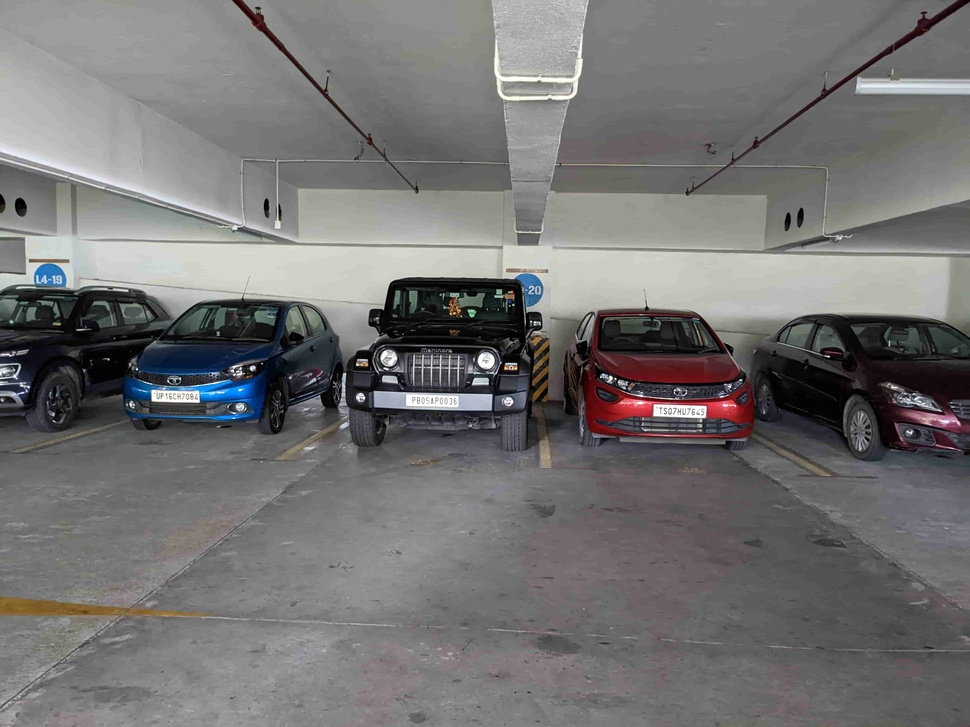
#> input picture Images/parking1.jpg, 970 x 727 px, shrunk from 4032 x 3024 before the run, found by its file name
$ python Test2.py
#> lines starting #> are read from the running program, lines starting #| are printed output that depends on the picture; after the words box and inside, x2 and y2 are one past the last pixel; in counts of white or black regions, pixels touching at a corner belong together
import cv2
from matplotlib import pyplot as plt
import numpy as np
import imutils
import easyocr

img = cv2.imread('parking1.jpg')
#> img is the input picture: shape (727, 970, 3); mean B, G, R 114.1, 114.3, 115.4
gray = cv2.cvtColor(img, cv2.COLOR_BGR2GRAY)
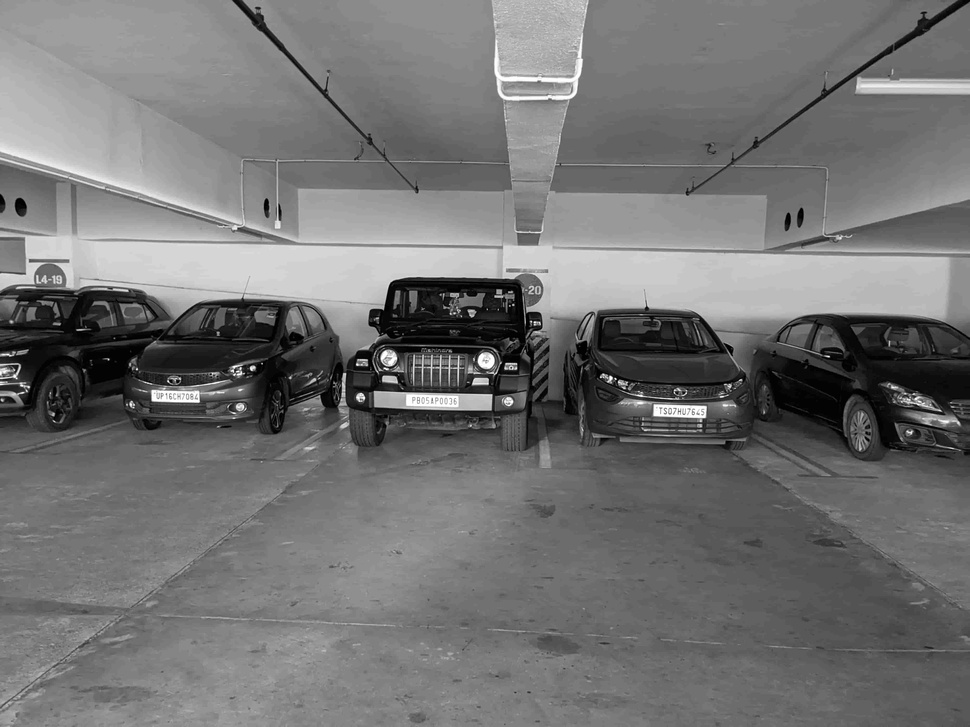
#> gray: shape (727, 970); min 0, max 255, mean 114.6
plt.imshow(cv2.cvtColor(gray, cv2.COLOR_BGR2RGB))

bfilter = cv2.bilateralFilter(gray, 11, 17, 17) #Noise reduction
edged = cv2.Canny(bfilter, 30, 200) #Edge detection
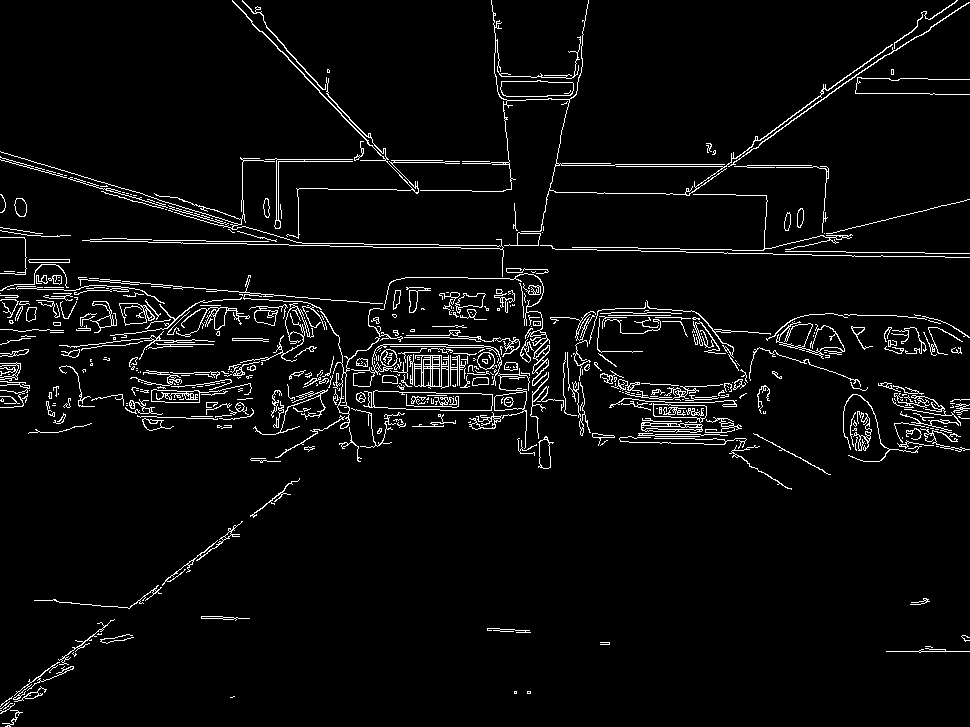
#> edged: shape (727, 970); 4.4% white in thin lines or dots
plt.imshow(cv2.cvtColor(edged, cv2.COLOR_BGR2RGB))

keypoints = cv2.findContours(edged.copy(), cv2.RETR_TREE, cv2.CHAIN_APPROX_SIMPLE)
#> keypoints = 871 contours, 655 with area under 20; largest, box (x1, y1, x2, y2) and area: (363, 390, 493, 411) 2028, (373, 390, 493, 411) 1979, (500, 80, 574, 97) 1022, (500, 80, 574, 97) 1013, (414, 355, 449, 389) 916
contours = imutils.grab_contours(keypoints)
#> contours has the same summary as keypoints
contours = sorted(contours, key=cv2.contourArea, reverse=True)[:10]
#> contours = 10 contours; largest, box (x1, y1, x2, y2) and area: (363, 390, 493, 411) 2028, (373, 390, 493, 411) 1979, (500, 80, 574, 97) 1022, (500, 80, 574, 97) 1013, (414, 355, 449, 389) 916

plates = []
for contour in contours:
    peri = cv2.arcLength(contour, True)
    approx = cv2.approxPolyDP(contour,10, True)
    if len(approx) == 4:
        plates.append(approx)
#> this loop made 10 passes
#> (peri, approx) on passes 1, 2, 3, 4, 6, 7, 9, 10: (333.4, [[363, 405], [491, 410], [492, 394], [375, 390]]), (277.5, [[373, 392], [491, 394], [492, 405], [375, 407]]), (170.4, [[573, 83], [500, 89], [570, 95]]), (168.6, [[573, 83], [569, 95], [500, 89]]), (139.2, [[653, 403], [654, 416], [706, 415]]), (129.8, [[653, 405], [706, 415], [655, 416]]), (263.2, [[251, 387], [153, 389], [151, 401]]), (113.6, [[119, 303], [125, 325], [154, 318]])
#> peri on passes 5, 8: 217.8, 573.7
#> after the loop, plates = 2 contours; box (x1, y1, x2, y2) and area: (363, 390, 493, 411) 1928, (373, 392, 493, 408) 1528

print(plates)
#| [array([[[363, 405]],
#|        [[491, 410]],
#|        [[492, 394]],
#|        [[375, 390]]], dtype=int32), array([[[373, 392]],
#|        [[491, 394]],
#|        [[492, 405]],
#|        [[375, 407]]], dtype=int32)]

'''mask = np.zeros(gray.shape, np.uint8)
new_image = cv2.drawContours(mask, plates, -1,255, -1)
new_image = cv2.bitwise_and(img, img, mask=mask)'''

new_image = cv2.drawContours(img, plates, -1,255, 5)

plt.imshow(cv2.cvtColor(new_image, cv2.COLOR_BGR2RGB))

plt.show()
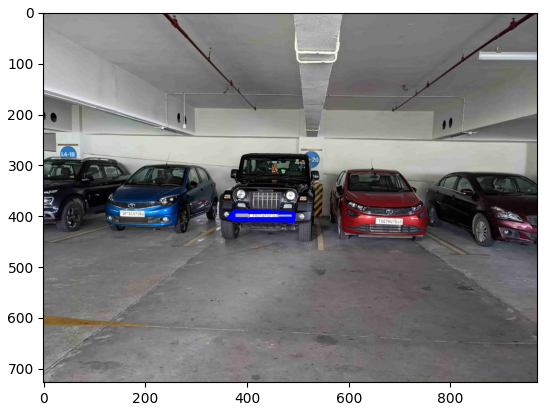
#> figure drawn by matplotlib, 1 panel

$ run again, with Images/parking2.jpg copied over Images/parking1.jpg
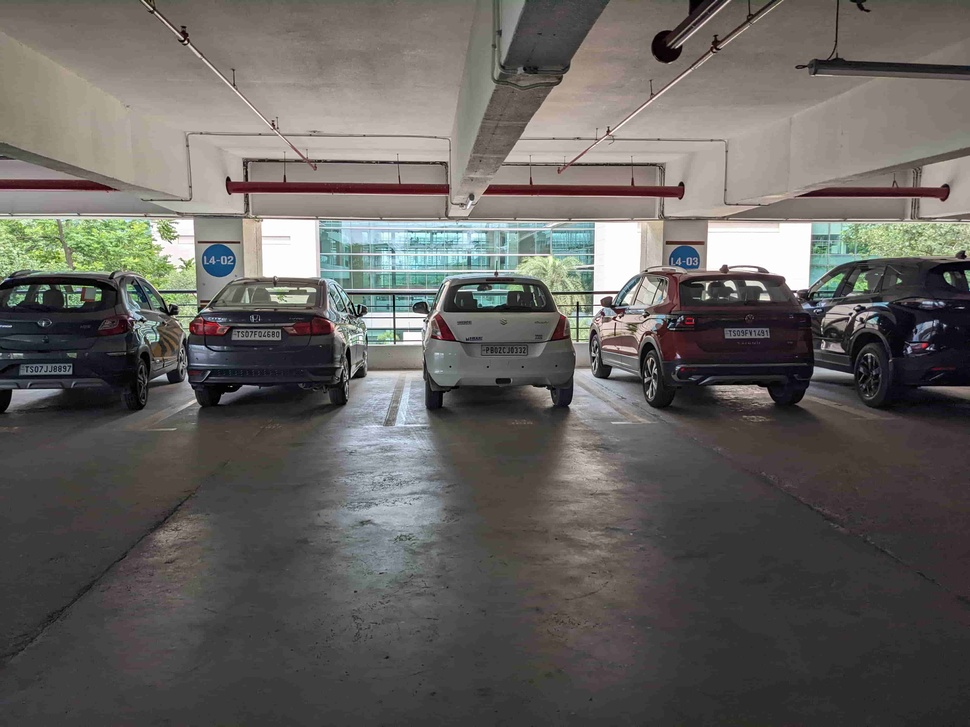
#> input picture Images/parking2.jpg, 970 x 727 px, shrunk from 4032 x 3024 before the run, found by its file name
#> img is the input picture: shape (727, 970, 3); mean B, G, R 94.4, 97.7, 100.3
#> `edged = cv2.Canny(bfilter, 30, 200)`:
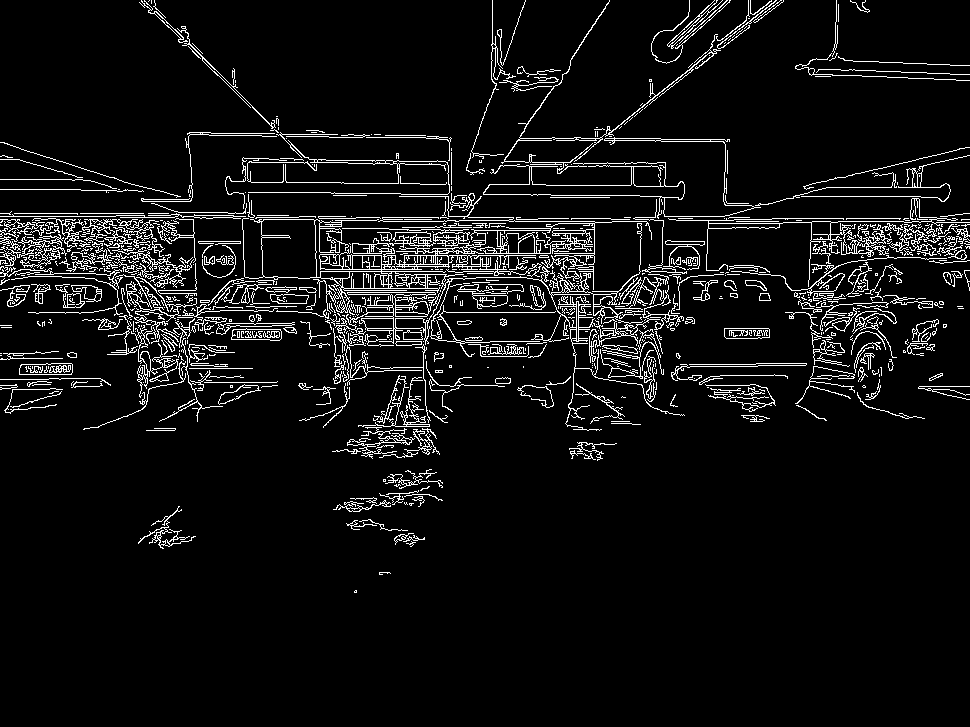
#> edged: shape (727, 970); 6.7% white in thin lines or dots, all inside (x1, y1, x2, y2) = (0, 0, 970, 593)
#> keypoints = 1440 contours, 1139 with area under 20; largest, box (x1, y1, x2, y2) and area: (242, 193, 685, 431) 17792, (381, 229, 595, 295) 4550, (261, 219, 317, 279) 3059, (483, 137, 761, 219) 2362, (483, 166, 685, 200) 2096
#> `contours = imutils.grab_contours(keypoints)`: contours has the same summary as keypoints
#> `contours = sorted(contours, key=cv2.contourArea, reverse=True)[:10]`: contours = 10 contours; largest, box (x1, y1, x2, y2) and area: (242, 193, 685, 431) 17792, (381, 229, 595, 295) 4550, (261, 219, 317, 279) 3059, (483, 137, 761, 219) 2362, (483, 166, 685, 200) 2096
#> the loop `for contour in contours:` made 10 passes
#> peri on passes 1 to 8: 10930.7, 2600.4, 279.9, 1931.3, 499.7, 539.3, 476, 2323.9
#> after the loop `for contour in contours:`: plates = []
#> `plt.show()`:
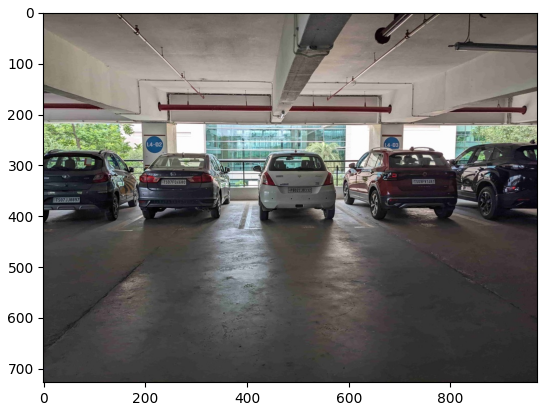
#> figure drawn by matplotlib, 1 panel

$ run again, with Images/parking3.jpg copied over Images/parking1.jpg
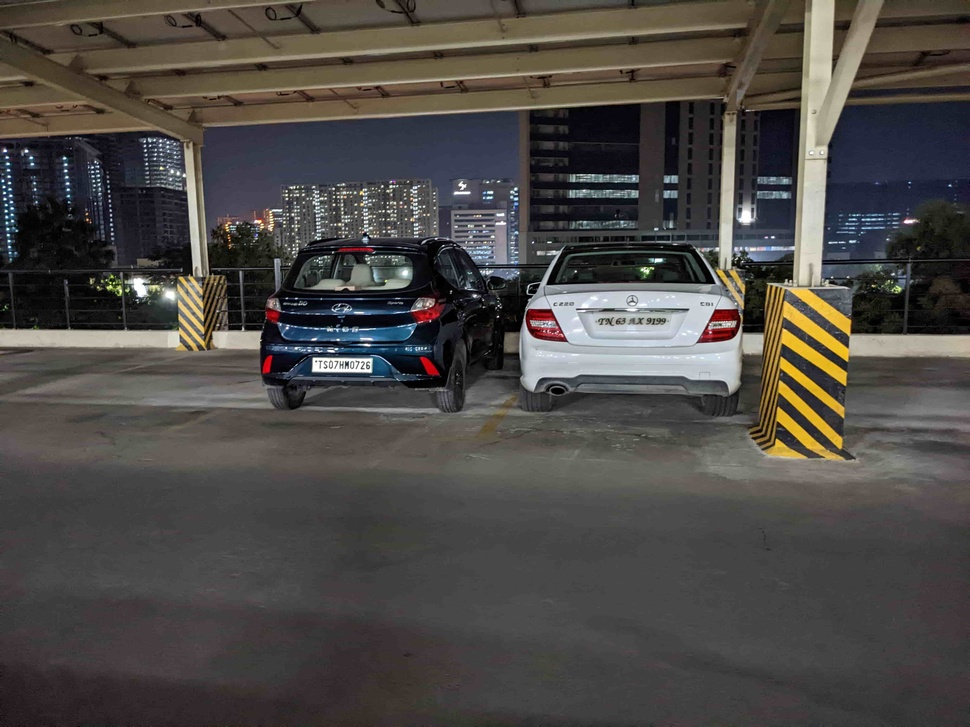
#> input picture Images/parking3.jpg, 970 x 727 px, shrunk from 4032 x 3024 before the run, found by its file name
#> img is the input picture: shape (727, 970, 3); mean B, G, R 70.1, 73.2, 76.4
#> `edged = cv2.Canny(bfilter, 30, 200)`:
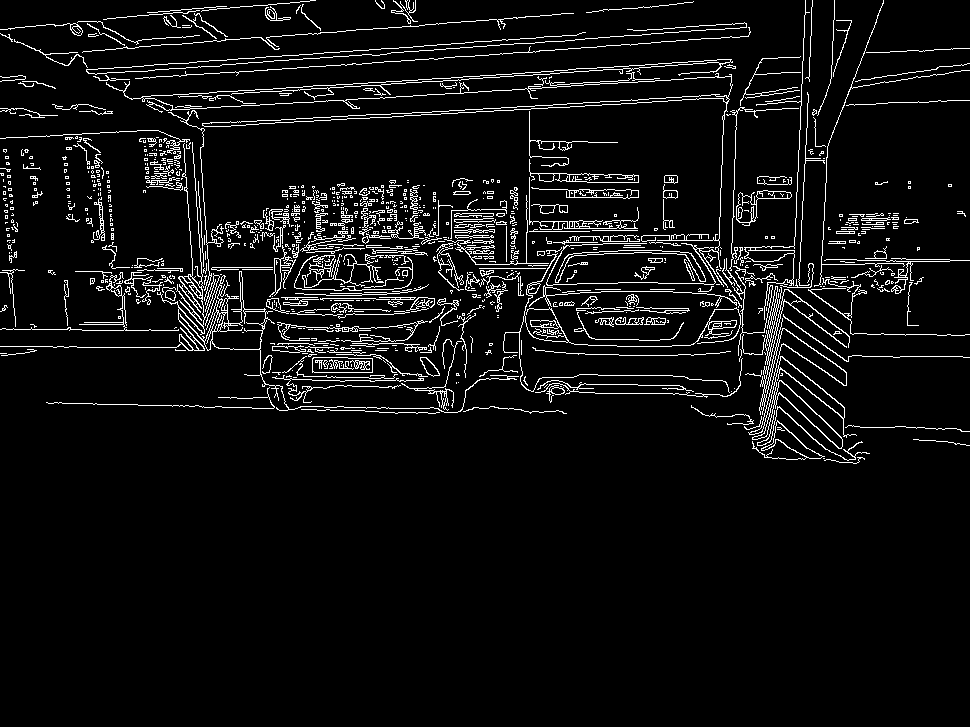
#> edged: shape (727, 970); 5.9% white in thin lines or dots, all inside (x1, y1, x2, y2) = (0, 0, 970, 464)
#> keypoints = 1531 contours, 1329 with area under 20; largest, box (x1, y1, x2, y2) and area: (748, 286, 857, 449) 2876, (0, 142, 519, 413) 2768, (106, 59, 733, 287) 1971, (202, 94, 730, 127) 1560, (211, 271, 266, 350) 1468
#> `contours = imutils.grab_contours(keypoints)`: contours has the same summary as keypoints
#> `contours = sorted(contours, key=cv2.contourArea, reverse=True)[:10]`: contours = 10 contours; largest, box (x1, y1, x2, y2) and area: (748, 286, 857, 449) 2876, (0, 142, 519, 413) 2768, (106, 59, 733, 287) 1971, (202, 94, 730, 127) 1560, (211, 271, 266, 350) 1468
#> the loop `for contour in contours:` made 10 passes
#> (peri, approx) on passes 4, 6, 7, 8, 9, 10: (1095, [[729, 99], [202, 124]]), (149.7, [[312, 358], [312, 372], [372, 372], [372, 358]]), (145.9, [[312, 359], [371, 358], [372, 371], [314, 372]]), (212.2, [[780, 380], [840, 448], [775, 399]]), (196.1, [[780, 357], [844, 417]]), (309.4, [[529, 159], [531, 180], [638, 182], [531, 173]])
#> after the loop `for contour in contours:`: plates = 3 contours; box (x1, y1, x2, y2) and area: (312, 358, 373, 373) 840, (312, 358, 373, 373) 762, (529, 159, 639, 183) 382
#| [array([[[312, 358]],
#|        [[312, 372]],
#|        [[372, 372]],
#|        [[372, 358]]], dtype=int32), array([[[312, 359]],
#|        [[371, 358]],
#|        [[372, 371]],
#> (further printed lines are left out)
#> `plt.show()`:
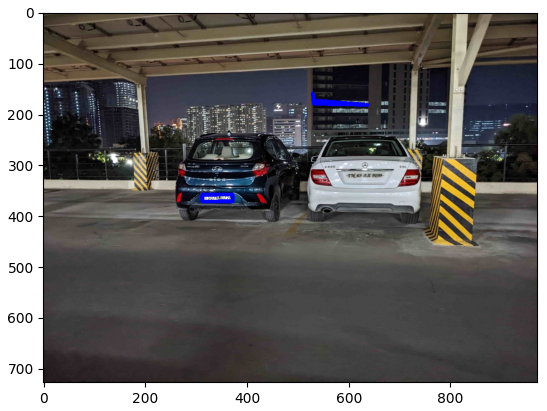
#> figure drawn by matplotlib, 1 panel

$ run again, with Images/parking4.jpg copied over Images/parking1.jpg
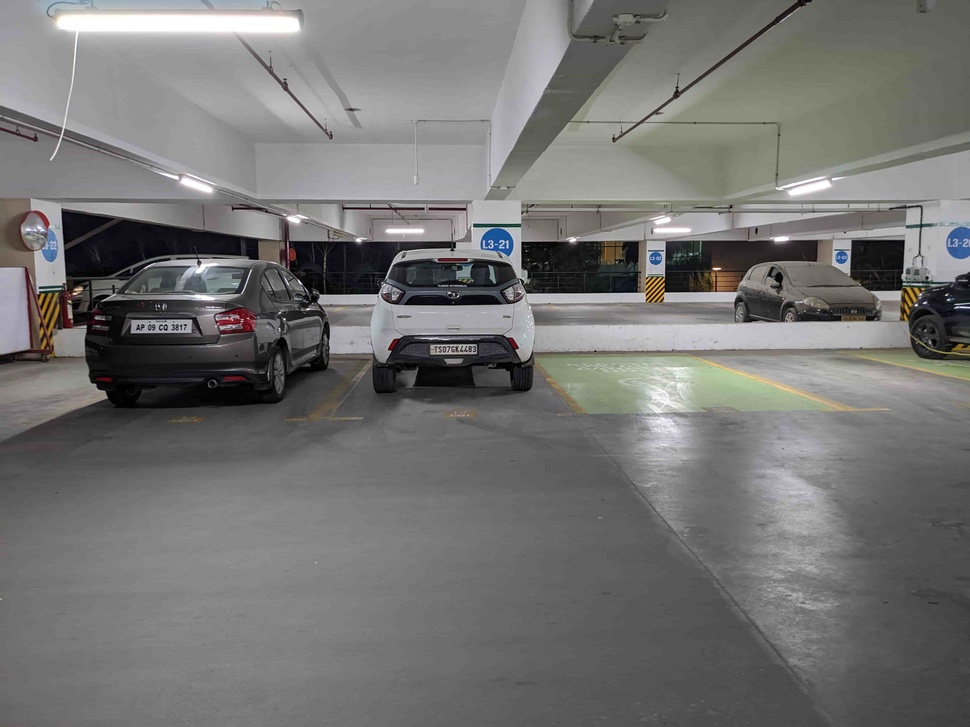
#> input picture Images/parking4.jpg, 970 x 727 px, shrunk from 4032 x 3024 before the run, found by its file name
#> img is the input picture: shape (727, 970, 3); mean B, G, R 114.4, 115.8, 116.2
#> `edged = cv2.Canny(bfilter, 30, 200)`:
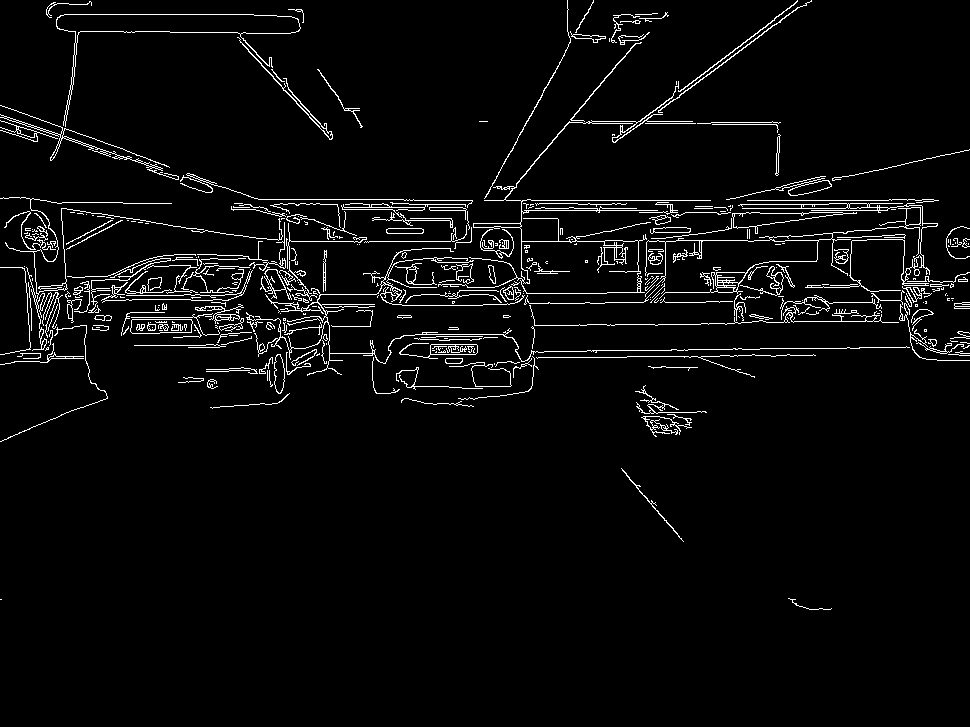
#> edged: shape (727, 970); 3.9% white in thin lines or dots, all inside (x1, y1, x2, y2) = (0, 0, 970, 610)
#> keypoints = 670 contours, 524 with area under 20; largest, box (x1, y1, x2, y2) and area: (438, 81, 711, 294) 6383, (521, 240, 641, 294) 5801, (56, 14, 301, 127) 4408, (56, 14, 301, 44) 4214, (645, 207, 921, 299) 1105
#> `contours = imutils.grab_contours(keypoints)`: contours has the same summary as keypoints
#> `contours = sorted(contours, key=cv2.contourArea, reverse=True)[:10]`: contours = 10 contours; largest, box (x1, y1, x2, y2) and area: (438, 81, 711, 294) 6383, (521, 240, 641, 294) 5801, (56, 14, 301, 127) 4408, (56, 14, 301, 44) 4214, (645, 207, 921, 299) 1105
#> the loop `for contour in contours:` made 10 passes
#> peri on passes 1, 2, 3, 4, 5, 10: 3153, 728.4, 854.3, 537.2, 1695.7, 1771
#> after the loop `for contour in contours:`: plates = 2 contours; box (x1, y1, x2, y2) and area: (131, 319, 192, 334) 774, (130, 319, 193, 333) 693
#| [array([[[131, 320]],
#|        [[132, 333]],
#|        [[191, 332]],
#|        [[191, 319]]], dtype=int32), array([[[130, 331]],
#|        [[132, 319]],
#|        [[192, 321]],
#> (further printed lines are left out)
#> `plt.show()`:
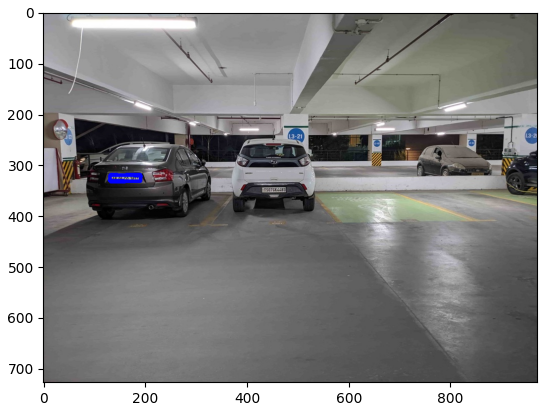
#> figure drawn by matplotlib, 1 panel
